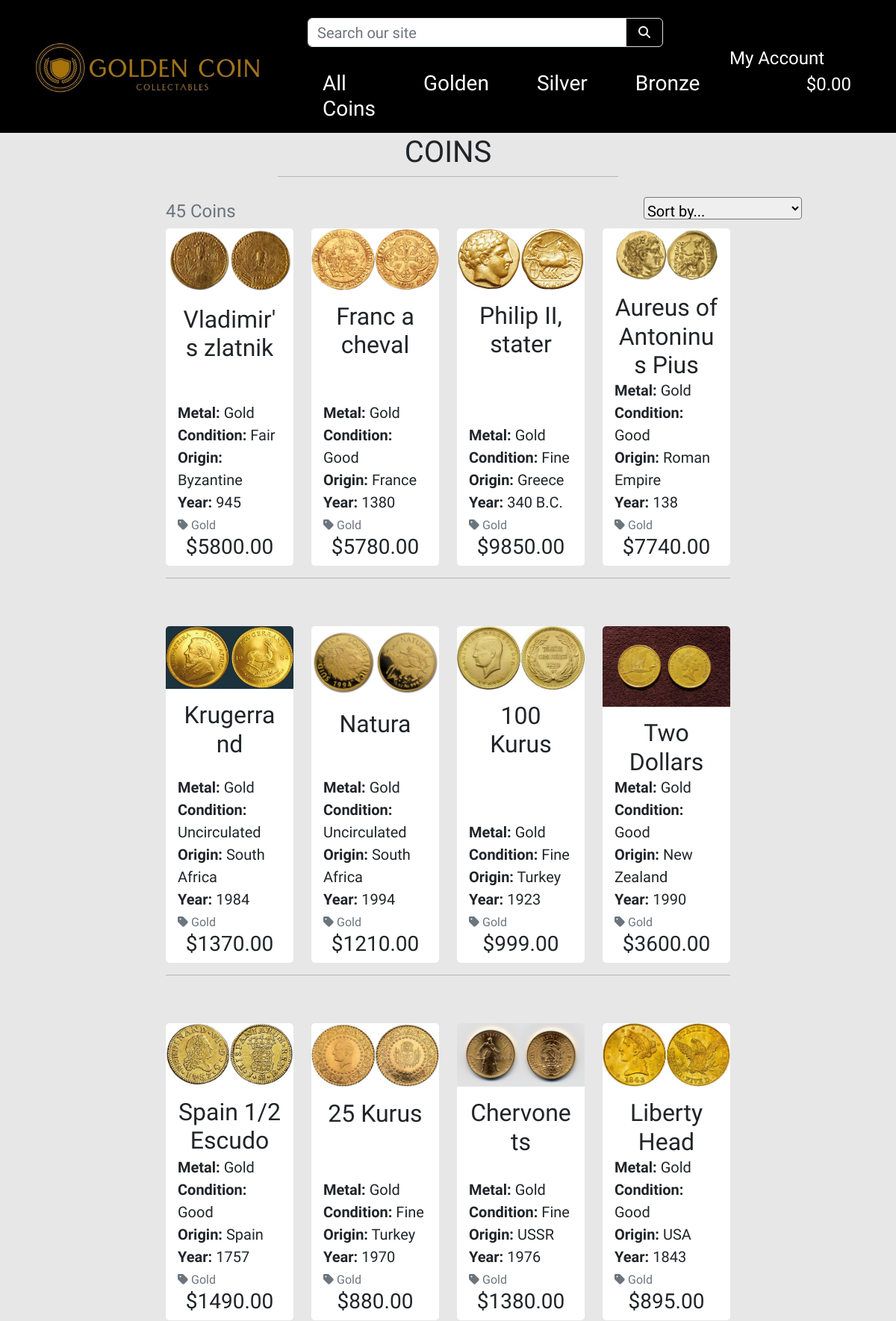
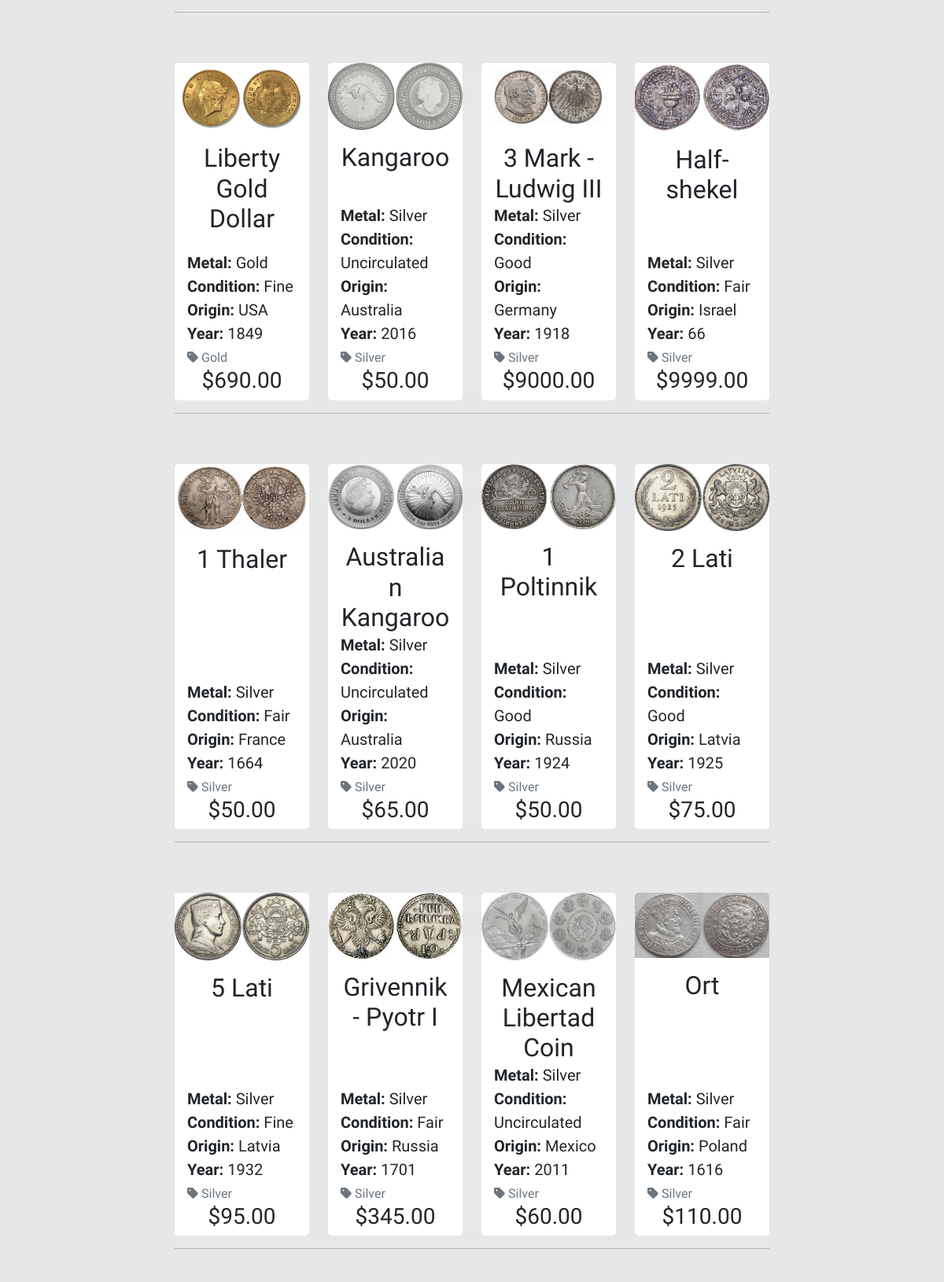
The page /coins/ (upper part) on the database its author committed (2 pictures, top to bottom).
### coins/models.py (models this page shows, shortened)
class Coins(models.Model):
    metal = models.ForeignKey('Metal', null=True, blank=True, on_delete=models.SET_NULL)
    sku = models.CharField(max_length=254, null=True, blank=True)
    name = models.CharField(max_length=254)
    description = models.TextField()
    quantity = models.PositiveIntegerField()
    price = models.DecimalField(max_digits=6, decimal_places=2)
    origin = models.CharField(max_length=254)
    year = models.CharField(max_length=20)
    condition = models.CharField(max_length=20, choices=CONDITION_CHOICES, default=None)
    era = models.CharField(max_length=20, choices=ERA_CHOICES, default=None)
    image_url = models.URLField(max_length=1024, null=True, blank=True)
    image = models.ImageField(null=True, blank=True)
    class Meta:
        verbose_name_plural = 'Coins'

class Metal(models.Model):
    name = models.CharField(max_length=254)
    friendly_name = models.CharField(max_length=254, null=True, blank=True)
    def __str__(self):
        return self.name
    class Meta:
        verbose_name_plural = 'Metals'

### coins/views.py (the view, shortened to what this page needs)
# urls.py: path('', views.all_coins, name='coins'),
def all_coins(request):
    coins = Coins.objects.filter(quantity__gt=0)
    query = None
    eras = None
    metals = None
    sort = None
    direction = None
    if 'era' in request.GET:
        eras = request.GET['era'].split(',')
        coins = coins.filter(era__in=eras)
        eras = Coins.objects.filter(name__in=eras)
    if 'metal' in request.GET:
        metals = request.GET['metal'].split(',')
        coins = coins.filter(metal__name__in=metals)
        metals = Metal.objects.filter(name__in=metals)
    current_sorting = f'{sort}_{direction}'
    context = {
        'coins': coins,
        'search_term': query,
        'current_metals': metals,
        'current_sorting': current_sorting,
    }
    return render(request, 'coins/coins.html', context)

### cart/contexts.py (called while the page is built, shortened)
def cart_contents(request):
    cart_items = []
    total = 0
    coins_count = 0
    cart = request.session.get('cart', {})
    grand_total = total
    context = {
        'cart_items': cart_items,
        'total': total,
        'coins_count': coins_count,
        'grand_total': grand_total,
    }
    return context

### coins/templates/coins/coins.html (shortened to what this page needs)
{% extends "base.html" %}
{% load static %}
{% block content %}
    <div class="overlay"></div>
    <div class="container-fluid offset">
        <div class="row">
            <div class="col text-center">
                <h1 class="text-uppercase">Coins</h1>
                <hr class="w-50 m-auto mb-3">
            </div>
        </div>
        <div class="row">
            <div class="product-container col-10 offset-1">
                <div class="row justify-content-end me-3">
                    <div class="col-12 col-md-6 my-auto order-md-last d-flex justify-content-center justify-content-md-end mb-1">
                        <div class="sort-select-wrapper w-25">
                            <select id="sort-selector" class="h5 custom-select custom-select-sm rounded-1 border-black">
                                <option value="reset" {% if current_sorting == 'None_None' %}selected{% endif %}>Sort by...</option>
                            </select>
                        </div>
                    </div>
                    <div class="col-12 col-md-6 order-md-first">
                        <p class="text-muted h4 mt-3 text-center text-md-start">
                            {{ coins|length }} Coins{% if search_term %} found for <strong>"{{ search_term }}"</strong>{% endif %}
                        </p>
                    </div>
                </div>
                <div class="row">
                    {% for coin in coins %}
                            <div class="col-sm-6 col-md-6 col-lg-4 col-xl-3">
                                <div class="card h-100 border-0">
                                    {% if coin.image %}
                                    <a href="{% url 'coins_detail' coin.id %}">
                                        <img class="card-img-top img-fluid" src="{{ coin.image.url }}" alt="{{ coin.name }}">
                                    </a>
                                    {% else %}
                                    <a href="{% url 'coins_detail' coin.id %}">
                                        <img class="card-img-top img-fluid" src="{{ MEDIA_URL }}noimage.png" alt="{{ coin.name }}">
                                    </a>
                                    {% endif %}
                                    <div class="card-body pb-0">
                                        <p class="mb-0 h2 text-center">{{ coin.name }}</p>
                                    </div>
                                    <div class="card-footer bg-white pt-0 border-0 text-left">
                                        <div class="row">
                                            <div class="col">
                                                <p class="lead mb-0 text-capitalize"><span class="fw-bold">Metal:</span> {{ coin.metal }}</p>
                                                <p class="lead mb-0 text-capitalize"><span class="fw-bold">Condition:</span> {{ coin.condition }}</p>
                                                <p class="lead mb-0"><span class="fw-bold">Origin:</span> {{ coin.origin }}</p>
                                                <p class="lead mb-0"><span class="fw-bold">Year:</span> {{ coin.year }}</p>
                                                {% if coin.metal %}
                                                    <p class="mt-1 mb-0">
                                                        <a class="text-muted text-decoration-none" href="{% url 'coins' %}?metal={{ coin.metal.name }}">
                                                            <i class="fas fa-tag me-1"></i>{{ coin.metal.friendly_name }}
                                                        </a>
                                                    </p>
                                                {% endif %}
                                            </div>
                                        </div>
                                        <div class="row">
                                            <div class="col">
                                                <p class="h3 mb-0 text-left font-weight-bold text-center">${{ coin.price }}</p>
                                            </div>
                                        </div>
                                    </div>
                                </div>
                            </div>
                        {% if forloop.counter|divisibleby:4 %}
                            <div class="col-12 d-none d-xl-block mb-5">
                                <hr>
                            </div>
                        {% endif %}
                    {% endfor %}
                </div>
            </div>
        </div>
    </div>
{% endblock %}

### static/css/base.css (style rules this page uses)
html { height: 100%; }
body { display: flex; min-height: 100vh; flex-direction: column; background-color: rgb(231, 231, 231); height: calc(100vh - 164px); font-family: 'Tenali Ramakrishna'; }
.overlay { height: 100%; width: 100%; top: 0; left: 0; position: fixed; background: rgb(231, 231, 231); z-index: -1; }
.offset { margin-top: 180px; }
#sort-selector { height: 30px; padding-top: 5px; }

### rows shown on the page
Coins: image (picture), name "Vladimir's zlatnik", metal "Gold", condition "Fair", origin "Byzantine", year "945", metal.friendly_name "Gold", price "5800.00"
Coins: image (picture), name "Franc a cheval", metal "Gold", condition "Good", origin "France", year "1380", metal.friendly_name "Gold", price "5780.00"
Coins: image (picture), name "Philip II, stater", metal "Gold", condition "Fine", origin "Greece", year "340 B.C.", metal.friendly_name "Gold", price "9850.00"
Coins: image (picture), name "Aureus of Antoninus Pius", metal "Gold", condition "Good", origin "Roman Empire", year "138", metal.friendly_name "Gold", price "7740.00"
Coins: image (picture), name "Krugerrand", metal "Gold", condition "Uncirculated", origin "South Africa", year "1984", metal.friendly_name "Gold", price "1370.00"
Coins: image (picture), name "Natura", metal "Gold", condition "Uncirculated", origin "South Africa", year "1994", metal.friendly_name "Gold", price "1210.00"
Coins: image (picture), name "100 Kurus", metal "Gold", condition "Fine", origin "Turkey", year "1923", metal.friendly_name "Gold", price "999.00"
Coins: image (picture), name "Two Dollars", metal "Gold", condition "Good", origin "New Zealand", year "1990", metal.friendly_name "Gold", price "3600.00"
Coins: image (picture), name "Spain 1/2 Escudo", metal "Gold", condition "Good", origin "Spain", year "1757", metal.friendly_name "Gold", price "1490.00"
Coins: image (picture), name "25 Kurus", metal "Gold", condition "Fine", origin "Turkey", year "1970", metal.friendly_name "Gold", price "880.00"
Coins: image (picture), name "Chervonets", metal "Gold", condition "Fine", origin "USSR", year "1976", metal.friendly_name "Gold", price "1380.00"
Coins: image (picture), name "Liberty Head", metal "Gold", condition "Good", origin "USA", year "1843", metal.friendly_name "Gold", price "895.00"
Coins: image (picture), name "Liberty Gold Dollar", metal "Gold", condition "Fine", origin "USA", year "1849", metal.friendly_name "Gold", price "690.00"
Coins: image (picture), name "Kangaroo", metal "Silver", condition "Uncirculated", origin "Australia", year "2016", metal.friendly_name "Silver", price "50.00"
Coins: image (picture), name "3 Mark - Ludwig III", metal "Silver", condition "Good", origin "Germany", year "1918", metal.friendly_name "Silver", price "9000.00"
Coins: image (picture), name "Half-shekel", metal "Silver", condition "Fair", origin "Israel", year "66", metal.friendly_name "Silver", price "9999.00"
Coins: image (picture), name "1 Thaler", metal "Silver", condition "Fair", origin "France", year "1664", metal.friendly_name "Silver", price "50.00"
Coins: image (picture), name "Australian Kangaroo", metal "Silver", condition "Uncirculated", origin "Australia", year "2020", metal.friendly_name "Silver", price "65.00"
Coins: image (picture), name "1 Poltinnik", metal "Silver", condition "Good", origin "Russia", year "1924", metal.friendly_name "Silver", price "50.00"
Coins: image (picture), name "2 Lati", metal "Silver", condition "Good", origin "Latvia", year "1925", metal.friendly_name "Silver", price "75.00"
Coins: image (picture), name "5 Lati", metal "Silver", condition "Fine", origin "Latvia", year "1932", metal.friendly_name "Silver", price "95.00"
Coins: image (picture), name "Grivennik - Pyotr I", metal "Silver", condition "Fair", origin "Russia", year "1701", metal.friendly_name "Silver", price "345.00"
Coins: image (picture), name "Mexican Libertad Coin", metal "Silver", condition "Uncirculated", origin "Mexico", year "2011", metal.friendly_name "Silver", price "60.00"
Coins: image (picture), name "Ort", metal "Silver", condition "Fair", origin "Poland", year "1616", metal.friendly_name "Silver", price "110.00"

### other values the page prints
{{ coins|length }} "45"
